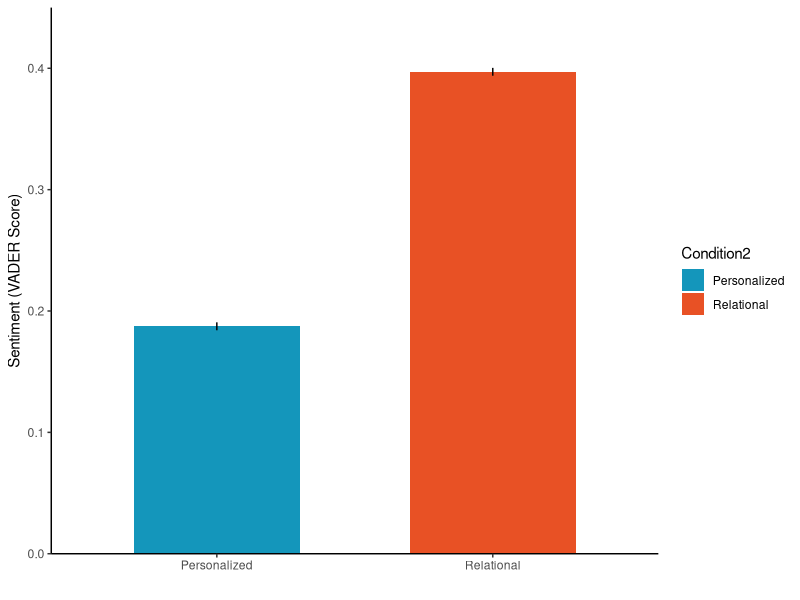

The R source for this figure:
library(ggplot2)
library(dplyr)
library(readr)

# Read the raw per-suggestion scores
df <- read_csv("./csv/VaderScoreforAISuggestions.csv", show_col_types = FALSE)

# If you want only AI-suggested conditions (usually "personal" and "relational-static"):
df2 <- df %>% filter(Condition %in% c("personal", "relational-static"))

# Compute mean and SE per condition
sumdf <- df2 %>%
  group_by(Condition) %>%
  summarise(
    Mean = mean(Score, na.rm = TRUE),
    SE   = sd(Score,  na.rm = TRUE) / sqrt(n()),
    n    = n(),
    .groups = "drop"
  )

# Pretty labels to match your prior figures
sumdf$Condition2 <- factor(sumdf$Condition,
                           levels = c("personal", "relational-static"),
                           labels = c("Personalized", "Relational"),)

# Optional: consistent colors with your scheme
color_map <- c("Personalized" = "#1496BB", "Relational" = "#E85125")

#ggplot(dd5, aes(x = Condition2, y = Mean, fill = FillGroup)) +
  #geom_bar(stat="identity", position=position_dodge()) +
  #geom_errorbar(aes(ymin = Mean - SE, ymax = Mean + SE), width = 0.0, position=position_dodge(0.8)) +
  #scale_fill_manual(values=color) +
  #labs(x = "Message suggestion condition", y = "Politeness per individual") +
  #theme_classic() +
  #theme(legend.position = "right")

ggplot(sumdf, aes(x = Condition2, y = Mean, fill = Condition2)) +
  geom_col(width = 0.6) +
  geom_errorbar(aes(ymin = Mean - SE, ymax = Mean + SE),
                width = 0.0, position = position_dodge(width = 0.8)) +
  scale_fill_manual(values = color_map) +
  scale_y_continuous(limits = c(0, 0.45), expand = c(0, 0)) +
  labs(x = "",
       y = "Sentiment (VADER Score)") +
  theme_classic() #+
  #theme(legend.position = "right")
